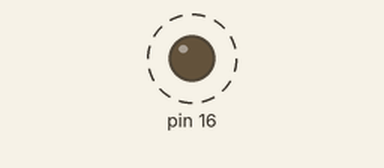
This program was run on a simulated Raspberry Pi (header pin numbers). Shown: output pins drawn as LEDs (lit = HIGH). Dashed ring = blinking. What the program prints to the terminal is not drawn.

Above: at 0.5 s.
Timing chart, 0 to 4.6 s (numbered marks = the images above):
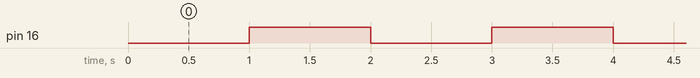

The program:

led-gpio.py
```python
import RPi.GPIO as GPIO
from time import sleep

led = 16

GPIO.setmode(GPIO.BOARD)
GPIO.setup(16, GPIO.OUT)

try:
    while True:
        GPIO.output(16,GPIO.LOW)
        print "Led on"
        sleep(1)
        GPIO.output(16,GPIO.HIGH)
        print "Led off"
        sleep(1)
except:
    GPIO.cleanup()
```

Measured:
- by itself, pin 16: alternates HIGH for 1.0 s and LOW for 1.0 s
